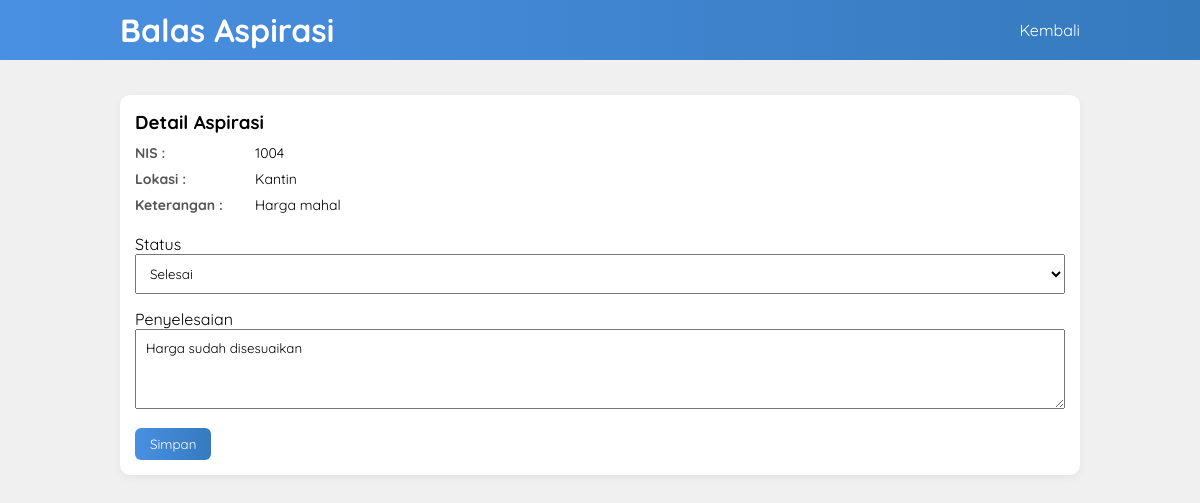
The app's page /balas-aspirasi.php?id=4 with its own data.
### tables this page shows
CREATE TABLE `tb_aspirasi` (
  `id_aspirasi` int(11) NOT NULL,
  `status` enum('Menunggu','Proses','Selesai') DEFAULT 'Menunggu',
  `id_pelaporan` int(11) DEFAULT NULL,
  `feedback` text DEFAULT NULL
);

CREATE TABLE `tb_input_aspirasi` (
  `id_pelaporan` int(11) NOT NULL,
  `nis` int(11) DEFAULT NULL,
  `id_kategori` int(11) DEFAULT NULL,
  `lokasi` varchar(50) DEFAULT NULL,
  `ket` varchar(100) DEFAULT NULL,
  `created_at` datetime DEFAULT current_timestamp()
);

### balas-aspirasi.php (the view, shortened to what this page needs)
<?php
include 'db.php';
$id = $_GET['id'];
$data = mysqli_fetch_assoc(mysqli_query($conn, "
    SELECT i.*, a.status, a.feedback
    FROM tb_input_aspirasi i
    JOIN tb_aspirasi a ON i.id_pelaporan = a.id_pelaporan
    WHERE i.id_pelaporan='$id'
"));
?>
<!DOCTYPE html>
<html>
<head>
    <link rel="stylesheet" href="css/style.css">
</head>
<body>
    <header>
        <div class="container">
            <h1>Balas Aspirasi</h1>
            <ul>
                <li><a href="aspirasi-admin.php">Kembali</a></li>
            </ul>
        </div>
    </header>
    <div class="section">
        <div class="container">
            <div class="box">
                <h3 style="margin-bottom:10px;">Detail Aspirasi</h3>
                <form method="POST">
                    <div class="detail-box">
                        <div class="detail-row">
                            <span class="label">NIS</span>
                            <span class="value"><?= $data['nis'] ?></span>
                        </div>
                        <div class="detail-row">
                            <span class="label">Lokasi</span>
                            <span class="value"><?= $data['lokasi'] ?></span>
                        </div>
                        <div class="detail-row">
                            <span class="label">Keterangan</span>
                            <span class="value"><?= $data['ket'] ?></span>
                        </div>
                    </div>
                    <label>Status</label>
                    <select name="status" class="input-control" required>
                        <option value="Selesai" <?= $data['status'] == 'Selesai' ? 'selected' : '' ?>>Selesai</option>
                    </select>
                    <label>Penyelesaian</label>
                    <textarea name="feedback" class="input-control"><?= $data['feedback'] ?></textarea>
                    <br>
                    <button type="submit" name="simpan" class="btn">Simpan</button>
                </form>
            </div>
        </div>
    </div>
</body>
</html>

### css/style.css (style rules this page uses)
* { padding: 0; margin: 0; font-family: 'Quicksand', sans-serif; }
body { background-color: #f0f0f0; }
a { color: inherit; text-decoration: none; }
.input-control { width: 100%; padding: 10px; margin-bottom: 15px; box-sizing: border-box; }
.btn { padding: 8px 15px; background: linear-gradient(90deg, #4A90E2, #357ABD); color: #fff; border: none; cursor: pointer; border-radius: 6px; transition: 0.3s; }
header { background: linear-gradient(90deg, #4A90E2, #357ABD); color: #fff; }
header h1 { float: left; padding: 10px 0; }
header ul { float: right; }
header ul li { display: inline-block; }
header ul li a { padding: 20px 0 20px 15px; display: inline-block; color: #fff; }
.container { width: 80%; margin: 0 auto; }
.container::after { content: ''; display: block; clear: both; }
.section { padding: 25px 0; }
.box { background-color: #fff; padding: 15px; margin: 10px 0 25px 0; border-radius: 10px; box-shadow: 0 3px 10px rgba(0,0,0,0.05); }
.detail-box { margin-bottom: 20px; }
.detail-row { display: flex; margin-bottom: 8px; font-size: 14px; }
.label { width: 120px; font-weight: bold; color: #555; }
.label::after { content: " :"; }
.value { flex: 1; }
textarea.input-control { min-height: 80px; }

### records on screen
tb_aspirasi: id_pelaporan.nis "1004", id_pelaporan.lokasi "Kantin", id_pelaporan.ket "Harga mahal", status "Selesai", feedback "Harga sudah disesuaikan"
